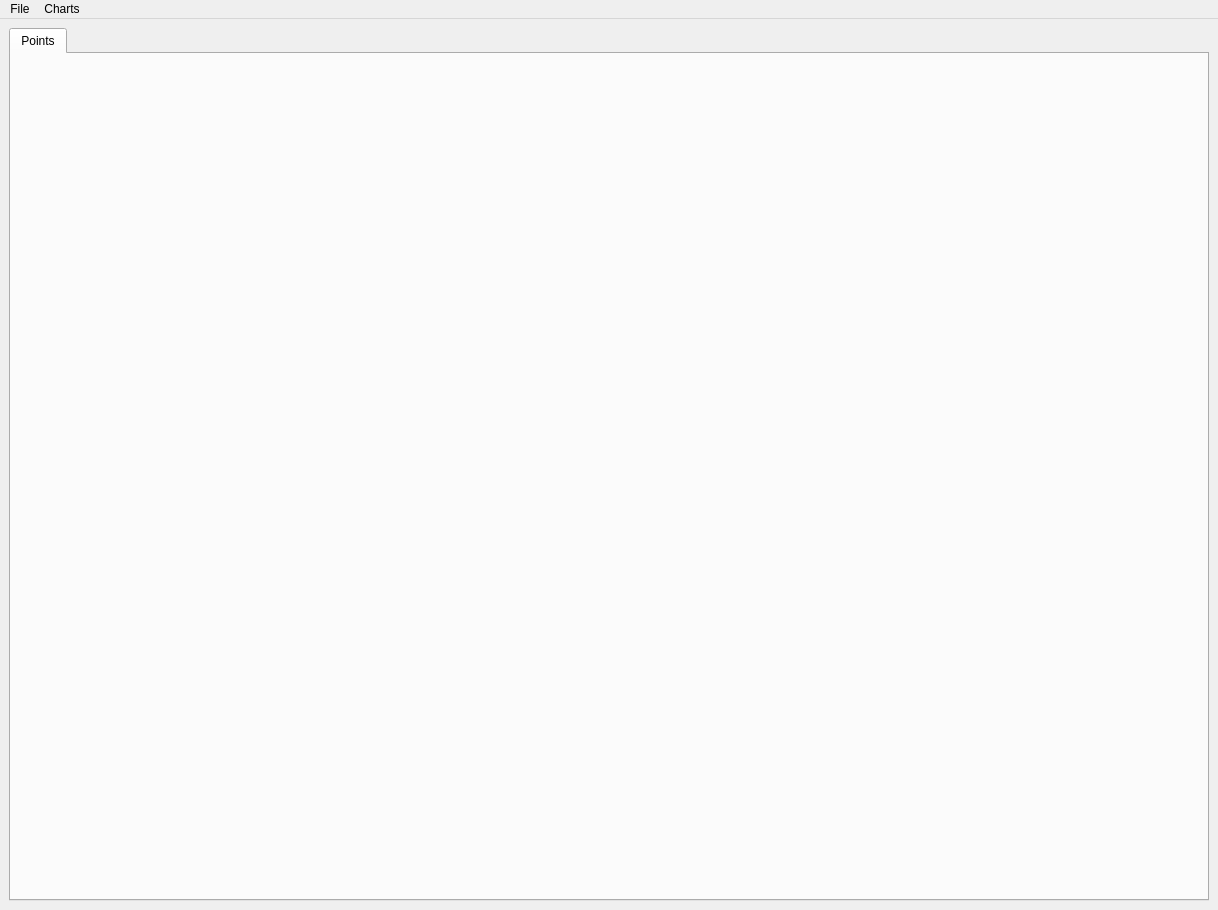
<?xml version="1.0" encoding="UTF-8"?>
<ui version="4.0">
 <class>MainWindow</class>
 <widget class="QMainWindow" name="MainWindow">
  <property name="geometry">
   <rect>
    <x>0</x>
    <y>0</y>
    <width>1218</width>
    <height>910</height>
   </rect>
  </property>
  <property name="sizePolicy">
   <sizepolicy hsizetype="Preferred" vsizetype="Maximum">
    <horstretch>0</horstretch>
    <verstretch>0</verstretch>
   </sizepolicy>
  </property>
  <property name="windowTitle">
   <string>QPlotter</string>
  </property>
  <widget class="QWidget" name="cw">
   <layout class="QHBoxLayout" name="horizontalLayout">
    <item>
     <widget class="QTabWidget" name="mainTabs">
      <property name="currentIndex">
       <number>0</number>
      </property>
      <widget class="QWidget" name="pointsTab">
       <attribute name="title">
        <string>Points</string>
       </attribute>
       <layout class="QHBoxLayout" name="horizontalLayout_6"/>
      </widget>
     </widget>
    </item>
   </layout>
  </widget>
  <widget class="QMenuBar" name="menuBar">
   <property name="geometry">
    <rect>
     <x>0</x>
     <y>0</y>
     <width>1218</width>
     <height>20</height>
    </rect>
   </property>
   <widget class="QMenu" name="menuFile">
    <property name="title">
     <string>File</string>
    </property>
    <addaction name="actionExit"/>
   </widget>
   <widget class="QMenu" name="menuInformation">
    <property name="title">
     <string>Charts</string>
    </property>
    <widget class="QMenu" name="menu_widgets">
     <property name="title">
      <string>Points</string>
     </property>
     <addaction name="actionFirst"/>
     <addaction name="actionSecond"/>
    </widget>
    <addaction name="menu_widgets"/>
   </widget>
   <addaction name="menuFile"/>
   <addaction name="menuInformation"/>
  </widget>
  <action name="actionExit">
   <property name="text">
    <string>Quit</string>
   </property>
   <property name="shortcut">
    <string>Ctrl+Q</string>
   </property>
  </action>
  <action name="actionFirst">
   <property name="checkable">
    <bool>true</bool>
   </property>
   <property name="checked">
    <bool>false</bool>
   </property>
   <property name="text">
    <string>Azimuth</string>
   </property>
  </action>
  <action name="actionSecond">
   <property name="checkable">
    <bool>true</bool>
   </property>
   <property name="text">
    <string>Range</string>
   </property>
  </action>
  <action name="actionVelocity">
   <property name="checkable">
    <bool>true</bool>
   </property>
   <property name="text">
    <string>Speed</string>
   </property>
  </action>
  <action name="actionElevation">
   <property name="checkable">
    <bool>true</bool>
   </property>
   <property name="text">
    <string>Elevation</string>
   </property>
  </action>
 </widget>
 <resources/>
 <connections/>
</ui>
